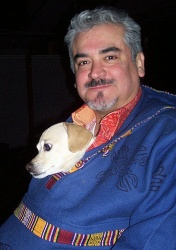
#> input picture 0.OpenCV/Pycharm_files/hxw_250x176.jpg, 176 x 250 px
$ python du_bilinear_interpolation.py
#> lines starting #> are read from the running program, lines starting #| are printed output that depends on the picture
import cv2
import numpy as np

image = cv2.imread("hxw_250x176.jpg")
#> image is the input picture: shape (250, 176, 3); mean B, G, R 81.1, 61.1, 63.8
sx, sy = 1.5, 1.5
resized = cv2.resize(image, (0,0), fx = sx, fy = sy)
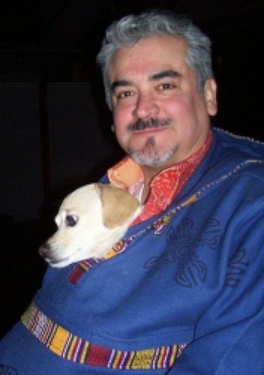
#> resized: shape (375, 264, 3); mean B, G, R 81, 61, 63.7
cv2.imwrite("official_resize.jpg", resized)
print(resized.shape[:2])
#| (375, 264)

src_h, src_w = image.shape[:2]
#> src_h = 250; src_w = 176
dst_h, dst_w = resized.shape[:2]
#> dst_h = 375; dst_w = 264

dst = np.zeros((dst_h, dst_w, 3), dtype = np.uint8)

M = np.array([
    [sx, 0,   0],
    [0,  sy, 0],
])
M = cv2.getRotationMatrix2D((50, 50), 30, 1)

invert_M = cv2.invertAffineTransform(M)
const_value = 0

for dy in range(dst_h):
    for dx in range(dst_w):
        src_x, src_y = invert_M @ np.array([dx, dy, 1]) # + np.array([0.5, 0.5])

        if (src_x <= -1 or src_x >= src_w or src_y <= -1 or src_y >= src_h):
            dst[dy, dx, :] = const_value

        else:
            # 开始双线性插值 获取离ix, iy 最近的4个像素并插值
            y_low = int(np.floor(src_y))
            x_low = int(np.floor(src_x))
            y_high = int(y_low + 1)
            x_high = int(x_low + 1)

            ly = src_y - y_low
            lx = src_x - x_low
            hy = 1 - ly
            hx = 1 - lx


            w1, w2, w3, w4 = 0, 0, 0, 0
            v1, v2, v3, v4 = const_value, const_value, const_value, const_value
            if (y_low >= 0):
                if (x_low >= 0):
                    v1 = image[y_low, x_low, :]
                    w1 = hy * hx

                if (x_high < src_w):
                    v2 = image[y_low, x_high, :]
                    w2 = hy * lx

            if (y_high < src_h):
                if (x_low >= 0):
                    v3 = image[y_high, x_low, :]
                    w3 = ly * hx

                if (x_high < src_w):
                    v4 = image[y_high, x_high, :]
                    w4 = ly * lx

            wsum = w1 + w2 + w3 + w4 # w1    w2  w3  w4
            if wsum == 0:
                p = const_value
            else:
                scale = 1 / wsum
                w1 *= scale
                w2 *= scale
                w3 *= scale
                w4 *= scale
                p = w1 * v1 + w2 * v2 + w3 * v3 + w4 * v4
            dst[dy, dx, :] = p
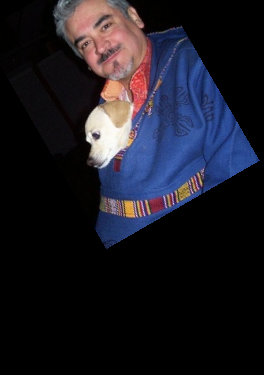
#> dst: shape (375, 264, 3); mean B, G, R 35.2, 26.2, 27.4


cv2.imwrite("mine.jpg", dst)
